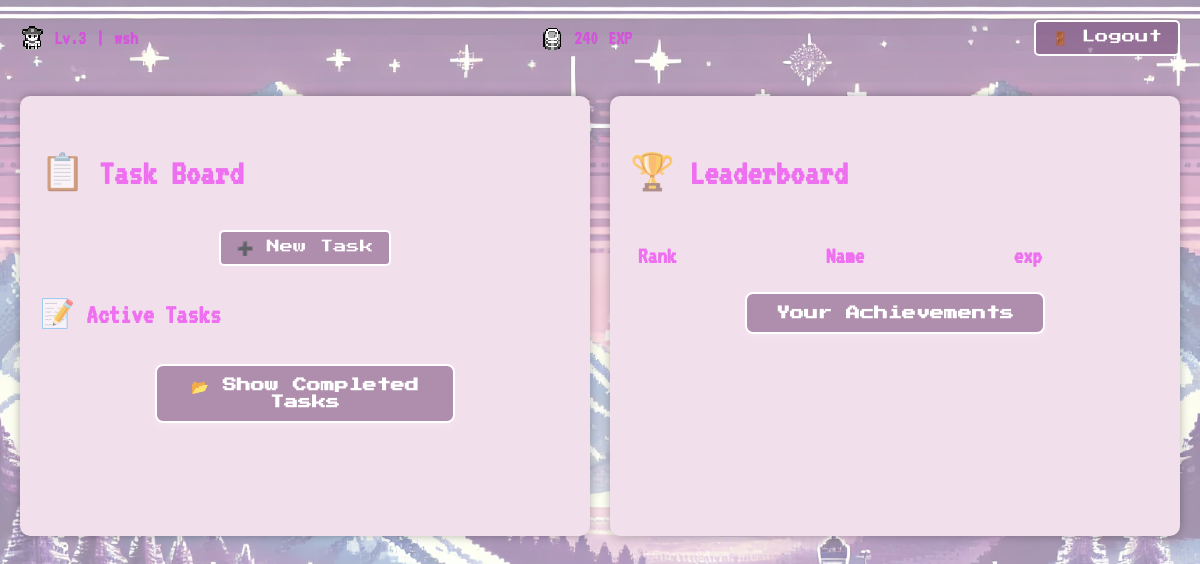
Screenshot of /dashboard/ (signed in) with the database file from the repository.
### timehero/models.py (models this page shows, shortened)
class User(AbstractUser):
    level = models.IntegerField(default=1)
    exp = models.IntegerField(default=0)
    hp = models.IntegerField(default=5)
    achievements = models.ManyToManyField('Achievement', through='AchievementProgress')
    groups = models.ManyToManyField(Group,
                                    verbose_name='groups',
                                    blank=True,
                                    help_text='The groups this user belongs to. A user will get all permissions granted to each of their groups.',
                                    related_name="timehero_user_groups",
                                    related_query_name="user",)
    user_permissions = models.ManyToManyField(Permission,
                                    verbose_name='user permissions',
                                    blank=True,
                                    help_text='Specific permissions for this user.',
                                    related_name="timehero_user_permissions",
                                    related_query_name="user",)
    security_question = models.CharField(max_length=255, blank=True)
    security_answer = models.CharField(max_length=255, blank=True)
    email = models.EmailField(unique=True)
    security_answer_attempts = models.IntegerField(default=0)
    is_locked = models.BooleanField(default=False)
    last_attempt_time = models.DateTimeField(null=True, blank=True)

### timehero/views.py (the view)
# urls.py: path("dashboard/", dashboard_view, name="dashboard"),
@login_required  # must login
def dashboard_view(request):
    tasks = Task.objects.filter(user=request.user)  # get all tasks
    tasks = process_tasks_for_dashboard(tasks)
    return render(request, "dashboard.html")

### timehero/services.py (called while the page is built)
def process_tasks_for_dashboard(tasks):
    for task in tasks:
        task.tags_list = (
            [tag.strip() for tag in task.tags.split(",")] if task.tags else []
        )
        task.checklist_items = (
            [item.strip() for item in task.checklist.split("\n")]
            if task.checklist
            else []
        )
        task.notes_content = task.notes.strip() if task.notes else ""
    return tasks

### timehero/templates/dashboard.html (shortened to what this page needs)
{% load static %}
<!DOCTYPE html>
<html lang="en">
<head>
    <link rel="stylesheet" href="{% static 'css/pixel.css' %}">
    <link rel="stylesheet" href="{% static 'css/dashboard.css' %}">
    <link rel="stylesheet" href="https://cdn.jsdelivr.net/npm/flatpickr/dist/flatpickr.min.css">
</head>
<body class="dashboard-container">
    <div class="status-bar">
        <div class="status-item">
            <img src="{% static 'sprites/hero.png' %}" class="pixel-icon">
            <span id="level">Lv.{{ user.level }}</span> | <span>{{ user.username }}</span>
        </div>
        <div class="status-item">
            <img src="{% static 'sprites/coins.png' %}" class="pixel-icon">
            <span id="exp">{{ user.exp }}</span> EXP
        </div>
        <div class="status-item logout">
            <form action="{% url 'logout' %}?next={% url 'index' %}" method="post">
                <button type="submit" class="pixel-btn logout-btn">🚪 Logout</button>
            </form>
        </div>
    </div>
    <div class="main-content flex">
        <div class="task-board" id="task-board">
            <h2 class="pixel-title">📋 Task Board</h2>
            <button class="pixel-btn" onclick="openTaskModal()">➕ New Task</button>
            <div class="task-list-container">
                <div id="active-tasks">
                    <h3>📝 Active Tasks</h3>
                </div>
                <button class="pixel-btn toggle-completed-btn" onclick="toggleCompletedTasks()">📂 Show Completed
                    Tasks</button>
            </div>
        </div>
        <div id="leaderboard-container" class="task-board">
            <h2 class="pixel-title">🏆 Leaderboard</h2>
            <ul class="leaderboard">
                <table class="table">
                    <thead>
                        <tr>
                            <th>Rank</th>
                            <th>Name</th>
                            <th>exp</th>
                        </tr>
                    </thead>
                </table>
                <button class="achievements-button">Your Achievements</button>
            </div>
        </div>
</body>
</html>

### timehero/static/css/pixel.css (style rules this page uses)
body { background: #f4f0f0; color: rgb(198, 255, 209); font-family: 'Press Start 2P', cursive; font-size: 16px; line-height: 1.5; display: flex; flex-direction: column; justify-content: center; align-items: center; height: 100vh; margin: 0; }
.pixel-btn, .complete-task-btn, .toggle-completed-btn, .achievements-button { display: block; margin: 10px auto; text-decoration: none; text-align: center; color: white; background-color: rgba(125, 80, 127, 0.566); border: 2px solid #fff; border-radius: 5px; padding: 8px 16px; font-family: 'Press Start 2P', cursive; }
.pixel-icon { width: 24px; height: 24px; image-rendering: pixelated; }

### timehero/static/css/dashboard.css (style rules this page uses)
body { display: block; background: #1a1a1a; color: rgba(236, 43, 243, 0.616); font-family: 'VT323', monospace; font-size: 24px; margin: 0; padding: 0; }
.dashboard-container { position: relative; background: url('/static/image/backgd.webp') no-repeat center center fixed; background-size: cover; width: 100vw; height: 100vh; }
.dashboard-container::after { content: ""; position: absolute; top: 0; left: 0; width: 100%; height: 100%; background: rgba(255, 255, 255, 0.5); z-index: -1; }
.status-bar { display: flex; justify-content: space-between; align-items: center; padding: 10px 20px; font-size: 20px; font-weight: bold; width: 100%; box-sizing: border-box; overflow: hidden; }
.status-item { display: flex; align-items: center; gap: 10px; }
.main-content { display: flex; justify-content: space-between; align-items: flex-start; flex: 1; padding: 20px; gap: 20px; overflow: auto; }
#task-board, #leaderboard-container { flex: 1; padding: 20px; background: #f2dfec;; border-radius: 10px; box-shadow: 0 0 10px rgba(0, 0, 0, 0.3); min-height: 400px; }
.leaderboard { list-style: none; padding-left: 0; }
.modal .pixel-btn,.achievements-button { width: 100%; padding: 10px; margin-top: 10px; background-color: rgba(125, 80, 127, 0.566); color: white; border: none; border-radius: 5px; cursor: pointer; font-weight: bold; }
.task-list-container { margin-top: 20px; }
.complete-task-btn, .toggle-completed-btn,.achievements-button { width: 90%; max-width: 300px; padding: 12px; font-size: 14px; color: white; background-color: rgba(125, 80, 127, 0.566); border: 2px solid #fff; font-weight: bold; border-radius: 8px; cursor: pointer; text-align: center; display: flex; justify-content: center; align-items: center; margin: 10px auto; box-shadow: 0px 4px 8px rgba(255, 255, 255, 0.2); }
.table { border-collapse: collapse; width: 100%; }
.table th, .table td { border: none; padding: 8px; text-align: left; }

### rows the page displays
User: level "3", username "wsh", exp "240"
